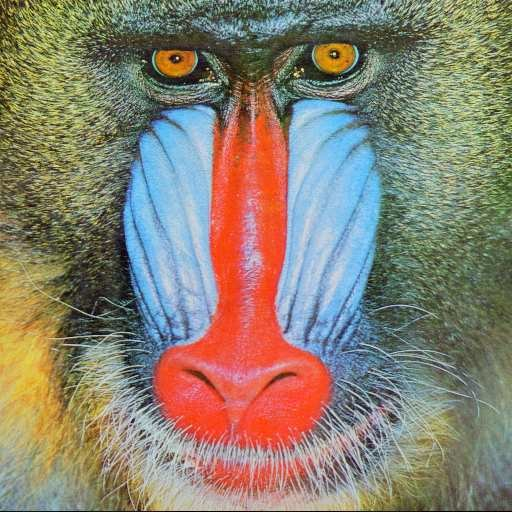
#> input picture algorithms/ADY_YDA_Iterative_Blind_Image_Deconvolution/source/baboon.jpg, 512 x 512 px
$ python -i noise_psd_analysis.py   (imports and definitions only)
#> lines starting #> are read from the running program, lines starting #| are printed output that depends on the picture; after the words box and inside, x2 and y2 are one past the last pixel; in counts of white or black regions, pixels touching at a corner belong together
"""
noise_psd_analysis.py

PSD-based noise analysis, spectral filtering, and correlation detection.

Provides tools for:
    1. Noise PSD estimation from a single image via patch-based
       spectral analysis on the smoothest patches.
    2. Periodic noise detection (spectral peaks) — the one thing
       that reliably works on 2D images.
    3. Noise correlation detection via lag-1 autocorrelation of
       noise residuals (NOT from spectral slope — β is unreliable
       on natural images due to signal contamination).
    4. Spectral filters: notch, band-stop, prewhitening.

IMPORTANT: The spectral slope β (P ∝ f^{-β}) estimated from image
patches is UNRELIABLE for 2D images.  Even the smoothest patches
retain residual signal content with ∼1/f² spectrum, biasing β upward.
β is included in the output for informational purposes only.
Automatic decisions are based on lag-1 autocorrelation instead.

Typical usage inside GBBID pipeline:
    from noise_psd_analysis import analyze_noise_psd, notch_filter

    info = analyze_noise_psd(noisy_image)
    if info['periodic_peaks']:
        cleaned = notch_filter(noisy_image, info['periodic_peaks'])

Dependencies: numpy, scipy (only).
"""

import numpy as np
from numpy.fft import fft2, ifft2, fftshift, ifftshift
from scipy.ndimage import median_filter as _median_filter_nd

__all__ = [
    'analyze_noise_psd',
    'estimate_noise_psd',
    'classify_noise',
    'prewhiten',
    'notch_filter',
    'bandstop_filter',
]


def _radial_profile(psd_2d):


    H, W = psd_2d.shape
    cy, cx = H // 2, W // 2
    Y, X = np.ogrid[:H, :W]
    R = np.sqrt((X - cx) ** 2 + (Y - cy) ** 2).astype(int)
    max_r = min(cy, cx)
    radii = np.arange(0, max_r)
    profile = np.zeros(max_r, dtype=np.float64)
    for r in radii:
        mask = R == r
        if mask.any():
            profile[r] = psd_2d[mask].mean()
    return radii, profile


def _extract_smooth_patches(image, pch_size=32, stride=None, n_patches=100):


    H, W = image.shape
    if stride is None:
        stride = max(1, pch_size // 2)

    candidates = []
    for y0 in range(0, H - pch_size + 1, stride):
        for x0 in range(0, W - pch_size + 1, stride):
            p = image[y0:y0 + pch_size, x0:x0 + pch_size]

            dx = np.diff(p, axis=1)
            dy = np.diff(p, axis=0)
            energy = float(np.var(dx) + np.var(dy))
            candidates.append((energy, p))

    candidates.sort(key=lambda t: t[0])
    return [c[1] for c in candidates[:n_patches]]


def _detrend_patch(patch):


    h, w = patch.shape
    yy, xx = np.mgrid[0:h, 0:w]
    A = np.column_stack([xx.ravel().astype(np.float64),
                         yy.ravel().astype(np.float64),
                         np.ones(h * w, dtype=np.float64)])
    coef = np.linalg.lstsq(A, patch.ravel(), rcond=None)[0]
    trend = (A @ coef).reshape(h, w)
    return patch - trend


def _detect_periodic_peaks_2d(psd_2d, threshold_factor=8.0, min_radius=5,
                              max_peaks=20):


    H, W = psd_2d.shape
    cy, cx = H // 2, W // 2


    Y, X = np.ogrid[:H, :W]
    R = np.sqrt((X - cx) ** 2 + (Y - cy) ** 2)
    R_int = R.astype(int)
    max_r = min(cy, cx)


    radial_avg = np.zeros(max_r + 1, dtype=np.float64)
    radial_cnt = np.zeros(max_r + 1, dtype=np.float64)
    for r in range(max_r + 1):
        mask_r = R_int == r
        if mask_r.any():
            radial_avg[r] = np.median(psd_2d[mask_r])
            radial_cnt[r] = mask_r.sum()


    baseline = np.ones_like(psd_2d) * np.median(psd_2d)
    for r in range(max_r + 1):
        mask_r = R_int == r
        baseline[mask_r] = max(radial_avg[r], 1e-30)

    ratio_map = psd_2d / baseline


    border = 2
    peak_mask = (
        (ratio_map > threshold_factor) &
        (R > min_radius) &
        (R < min(cy, cx) * 0.95)
    )
    peak_mask[:border, :] = False
    peak_mask[-border:, :] = False
    peak_mask[:, :border] = False
    peak_mask[:, -border:] = False


    peaks = []
    coords = np.argwhere(peak_mask)
    if len(coords) == 0:
        return peaks


    powers = psd_2d[peak_mask]
    order = np.argsort(-powers)
    coords_sorted = coords[order]
    used = np.zeros(len(coords_sorted), dtype=bool)

    for i in range(len(coords_sorted)):
        if used[i]:
            continue
        v, u = coords_sorted[i]
        r = float(np.sqrt((u - cx) ** 2 + (v - cy) ** 2))
        peaks.append({
            'u': int(u),
            'v': int(v),
            'radius': r,
            'power': float(psd_2d[v, u]),
            'ratio': float(ratio_map[v, u]),
        })

        for j in range(i + 1, len(coords_sorted)):
            vj, uj = coords_sorted[j]
            if abs(vj - v) <= 5 and abs(uj - u) <= 5:
                used[j] = True

    return peaks[:max_peaks]


def estimate_noise_psd(image, pch_size=32, n_smooth=100):


    img = np.asarray(image, dtype=np.float64)
    if img.max() > 1.0:
        img = img / 255.0

    H, W = img.shape[:2]
    if img.ndim == 3:
        img = 0.2989 * img[:, :, 0] + 0.587 * img[:, :, 1] + 0.114 * img[:, :, 2]


    patches = _extract_smooth_patches(img, pch_size=pch_size, n_patches=n_smooth)
    if len(patches) < 5:

        F = fftshift(fft2(img))
        psd_full = np.abs(F) ** 2 / (H * W)
        radii, profile = _radial_profile(psd_full)
        max_r = min(H // 2, W // 2)
        return psd_full, radii / max_r, profile, psd_full


    window = np.outer(np.hanning(pch_size), np.hanning(pch_size))
    window_energy = np.sum(window ** 2)
    psd_avg = np.zeros((pch_size, pch_size), dtype=np.float64)
    for p in patches:
        p_dt = _detrend_patch(p) * window
        F = fftshift(fft2(p_dt))
        psd_avg += np.abs(F) ** 2
    psd_avg /= len(patches)
    psd_avg /= window_energy


    radii, radial_psd = _radial_profile(psd_avg)
    max_r_patch = pch_size // 2
    norm_freq = radii / max(max_r_patch, 1)


    cy, cx = H // 2, W // 2
    max_r_full = min(cy, cx)
    Y, X = np.ogrid[:H, :W]
    R_full = np.sqrt((X - cx) ** 2 + (Y - cy) ** 2)


    scale = max_r_patch / max(max_r_full, 1)
    R_patch = R_full * scale
    R_patch = np.clip(R_patch, 0, len(radial_psd) - 1)
    r_floor = np.floor(R_patch).astype(int)
    r_ceil = np.minimum(r_floor + 1, len(radial_psd) - 1)
    frac = R_patch - r_floor
    psd_2d_full = radial_psd[r_floor] * (1 - frac) + radial_psd[r_ceil] * frac

    return psd_2d_full, norm_freq, radial_psd, psd_avg


def _lag1_autocorrelation(image, pch_size=32, n_patches=100):


    img = np.asarray(image, dtype=np.float64)
    if img.max() > 1.0:
        img = img / 255.0
    if img.ndim == 3:
        img = 0.2989 * img[:, :, 0] + 0.587 * img[:, :, 1] + 0.114 * img[:, :, 2]

    patches = _extract_smooth_patches(img, pch_size=pch_size,
                                      n_patches=n_patches)
    if len(patches) < 5:
        return 0.0, 0.0, False

    lag1_h_list = []
    lag1_v_list = []
    for p in patches:
        p_dt = _detrend_patch(p)
        var = np.var(p_dt)
        if var < 1e-15:
            continue

        h = np.mean(p_dt[:, :-1] * p_dt[:, 1:]) / var

        v = np.mean(p_dt[:-1, :] * p_dt[1:, :]) / var
        lag1_h_list.append(h)
        lag1_v_list.append(v)

    if not lag1_h_list:
        return 0.0, 0.0, False

    lag1_h = float(np.median(lag1_h_list))
    lag1_v = float(np.median(lag1_v_list))


    expected_std = 1.0 / pch_size
    threshold = 3.0 * expected_std
    is_correlated = (lag1_h > threshold) or (lag1_v > threshold)

    return lag1_h, lag1_v, is_correlated


def classify_noise(radial_freq, radial_psd, psd_2d_full=None,
                   peak_threshold=100.0, image=None):


    valid = (radial_freq > 0.35) & (radial_freq < 0.9)
    if valid.sum() < 3:
        beta = 0.0
    else:
        f = radial_freq[valid]
        p = np.maximum(radial_psd[valid], 1e-30)
        A = np.vstack([np.log(f), np.ones_like(f)]).T
        coeff = np.linalg.lstsq(A, np.log(p), rcond=None)[0]
        beta = float(-coeff[0])

    noise_floor = float(np.median(radial_psd[valid])) if valid.sum() >= 3\
        else float(np.median(radial_psd))


    peaks = []
    if psd_2d_full is not None:
        peaks = _detect_periodic_peaks_2d(psd_2d_full,
                                          threshold_factor=peak_threshold)
    has_periodic = len(peaks) > 0


    lag1_h, lag1_v, is_corr = 0.0, 0.0, False
    if image is not None:
        lag1_h, lag1_v, is_corr = _lag1_autocorrelation(image)


    if has_periodic:
        noise_class = 'periodic'
    elif is_corr:
        noise_class = 'correlated'
    else:
        noise_class = 'white'

    return {
        'noise_class': noise_class,
        'beta': beta,
        'is_correlated': is_corr,
        'has_periodic': has_periodic,
        'periodic_peaks': peaks,
        'noise_floor': noise_floor,
        'lag1_h': lag1_h,
        'lag1_v': lag1_v,
    }


def analyze_noise_psd(image, pch_size=32, n_smooth=100,
                      peak_threshold=100.0):


    img = np.asarray(image, dtype=np.float64)
    if img.max() > 1.0:
        img = img / 255.0
    if img.ndim == 3:
        img = 0.2989 * img[:, :, 0] + 0.587 * img[:, :, 1] + 0.114 * img[:, :, 2]

    psd_2d, radial_freq, radial_psd, psd_patches = estimate_noise_psd(
        img, pch_size=pch_size, n_smooth=n_smooth)


    F = fftshift(fft2(img))
    psd_full_2d = np.abs(F) ** 2 / (img.shape[0] * img.shape[1])

    classification = classify_noise(
        radial_freq, radial_psd,
        psd_2d_full=psd_full_2d,
        peak_threshold=peak_threshold,
        image=img)

    return {
        'psd_2d': psd_2d,
        'psd_2d_patches': psd_patches,
        'radial_freq': radial_freq,
        'radial_psd': radial_psd,
        **classification,
    }


def notch_filter(image, peaks, notch_radius=3, rolloff=2):


    img = np.asarray(image, dtype=np.float64)
    was_255 = img.max() > 1.0
    if was_255:
        img = img / 255.0

    if img.ndim == 3:
        out = np.zeros_like(img)
        for ch in range(img.shape[2]):
            out[:, :, ch] = notch_filter(img[:, :, ch], peaks,
                                         notch_radius, rolloff)
        return out * 255.0 if was_255 else out

    H, W = img.shape
    cy, cx = H // 2, W // 2
    Y, X = np.mgrid[:H, :W]


    mask = np.ones((H, W), dtype=np.float64)
    for pk in peaks:
        if 'u' in pk and 'v' in pk:

            u0, v0 = pk['u'], pk['v']
            for (pu, pv) in [(u0, v0), (2 * cx - u0, 2 * cy - v0)]:
                D = np.sqrt((X - pu) ** 2 + (Y - pv) ** 2)
                D = np.maximum(D, 1e-10)
                notch = 1.0 - 1.0 / (1.0 + (D / max(notch_radius, 1)) ** (2 * rolloff))
                mask *= notch
        else:

            r0 = pk['radius']
            R = np.sqrt((X - cx) ** 2 + (Y - cy) ** 2)
            D = np.abs(R - r0)
            D = np.maximum(D, 1e-10)
            notch = 1.0 - 1.0 / (1.0 + (D / max(notch_radius, 1)) ** (2 * rolloff))
            mask *= notch
    F = fftshift(fft2(img))
    F_filtered = F * mask
    filtered = np.real(ifft2(ifftshift(F_filtered)))

    return filtered * 255.0 if was_255 else filtered


# [78 lines left out: functions bandstop_filter, prewhiten, not called in this run]


def noise_preprocess(image, pch_size=32, n_smooth=100,
                     peak_threshold=100.0,
                     notch_radius=3):


    img = np.asarray(image, dtype=np.float64)
    was_255 = img.max() > 1.0


    if was_255:
        work = img / 255.0
    else:
        work = img.copy()


    if work.ndim == 3:
        gray = 0.2989 * work[:, :, 0] + 0.587 * work[:, :, 1] + 0.114 * work[:, :, 2]
    else:
        gray = work

    psd_info = analyze_noise_psd(gray, pch_size=pch_size,
                                 n_smooth=n_smooth,
                                 peak_threshold=peak_threshold)

    applied = []
    processed = work.copy()


    if psd_info['has_periodic']:
        processed = notch_filter(processed, psd_info['periodic_peaks'],
                                 notch_radius=notch_radius)
        applied.append('notch')

    if was_255:
        processed = processed * 255.0

    return {
        'image': processed,
        'psd_info': psd_info,
        'applied': applied,
    }

>>> import cv2
>>> picture = cv2.imread('../../../../../../../../algorithms/ADY_YDA_Iterative_Blind_Image_Deconvolution/source/baboon.jpg', cv2.IMREAD_GRAYSCALE)
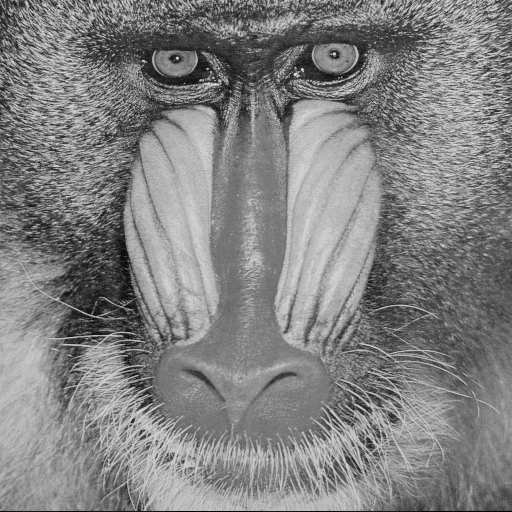
#> picture: shape (512, 512); min 0, max 251, mean 129.6
>>> result = noise_preprocess(picture)
#> in noise_preprocess, `was_255 = img.max() > 1.0`: was_255 = True
#> after the loop in _extract_smooth_patches, `for y0 in range(0, H - pch_size + 1, stride):`:
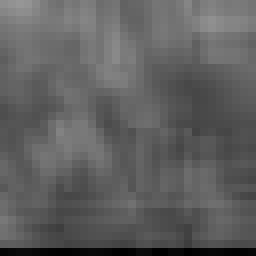
#> p: shape (32, 32) float64 (shown 8 times larger); min 0, max 0.588, mean 0.373
#> after the loop in _extract_smooth_patches, `for y0 in range(0, H - pch_size + 1, stride):`: candidates = 961 items
#> in estimate_noise_psd, `patches = _extract_smooth_patches(img, pch_size=pch_size, n_patches=n_..`: patches = 100 items
#> the loop in estimate_noise_psd, `for p in patches:` made 100 passes
#> coef in _detrend_patch on passes 1 to 8: [0.00142, -0.000567, 0.703], [0.00157, 0.00088, 0.68], [0.000273, -0.000308, 0.711], [-0.00228, 0.000569, 0.755], [-0.00154, -0.000346, 0.758], [-0.000224, 0.000263, 0.717], [-0.000725, 7.38e-05, 0.751], [-0.000709, 0.000735, 0.735]
#> after the loop in _radial_profile, `for r in radii:`: profile = [0.0709, 0.0532, 0.021, 0.00784, 0.00336, 0.00221, 0.00168, 0.00118, 0.000767, 0.000492, 0.000291, 0.00018, 0.000114, 8.38e-05, 6.66e-05, 5.55e-05]
#> in estimate_noise_psd, `radii, radial_psd = _radial_profile(psd_avg)`: radii = [0, 1, 2, 3, 4, 5, 6, 7, 8, 9, 10, 11, 12, 13, 14, 15]; radial_psd has the same summary as profile in _radial_profile
#> in estimate_noise_psd, `norm_freq = radii / max(max_r_patch, 1)`: norm_freq = [0, 0.0625, 0.125, 0.188, 0.25, 0.312, 0.375, 0.438, 0.5, 0.562, 0.625, 0.688, 0.75, 0.812, 0.875, 0.938]
#> in estimate_noise_psd, `r_ceil = np.minimum(r_floor + 1, len(radial_psd) - 1)`:
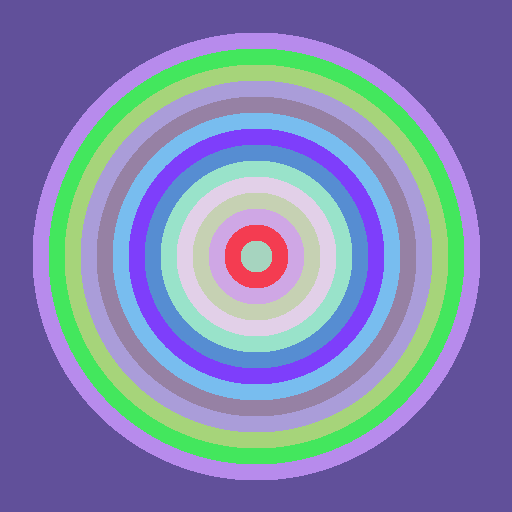
#> r_ceil: shape (512, 512) int64; 15 distinct labels, from 1 to 15; one colour per label, 0 black
#> in estimate_noise_psd, `frac = R_patch - r_floor`:
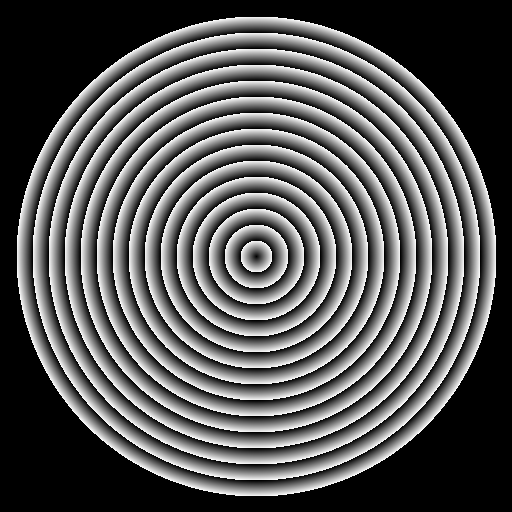
#> frac: shape (512, 512) float64; min 0, max 1, mean 0.351
#> in analyze_noise_psd, `psd_2d, radial_freq, radial_psd, psd_patches = estimate_noise_psd( img..`: radial_freq has the same summary as norm_freq in estimate_noise_psd; radial_psd has the same summary as profile in _radial_profile
#> in classify_noise, `valid = (radial_freq > 0.35) & (radial_freq < 0.9)`: valid = [False, False, False, False, False, False, True, True, True, True, True, True, True, True, True, False]
#> in classify_noise, `f = radial_freq[valid]`: f = [0.375, 0.438, 0.5, 0.562, 0.625, 0.688, 0.75, 0.812, 0.875]
#> in classify_noise, `p = np.maximum(radial_psd[valid], 1e-30)`: p = [0.00168, 0.00118, 0.000767, 0.000492, 0.000291, 0.00018, 0.000114, 8.38e-05, 6.66e-05]
#> in classify_noise, `A = np.vstack([np.log(f), np.ones_like(f)]).T`: A = [[-0.981, 1], [-0.827, 1], [-0.693, 1], [-0.575, 1], [-0.47, 1], [-0.375, 1], [-0.288, 1], [-0.208, 1], [-0.134, 1]]
#> in classify_noise, `coeff = np.linalg.lstsq(A, np.log(p), rcond=None)[0]`: coeff = [-4.06, -10.14]
#> in classify_noise, `beta = float(-coeff[0])`: beta = 4.06
#> in classify_noise, `noise_floor = float(np.median(radial_psd[valid])) if valid.sum() >= 3\..`: noise_floor = 0.000291
#> after the loop in _detect_periodic_peaks_2d, `for r in range(max_r + 1):`: radial_avg = 257 values, max 67712.7 at index 0, min 0.00101 at index 256, mean 264; radial_cnt = 257 values, max 1624 at index 255, min 1 at index 0, mean 806.9
#> in _detect_periodic_peaks_2d, `peak_mask = ( (ratio_map > threshold_factor) & (R > min_radius) & (R <..`:
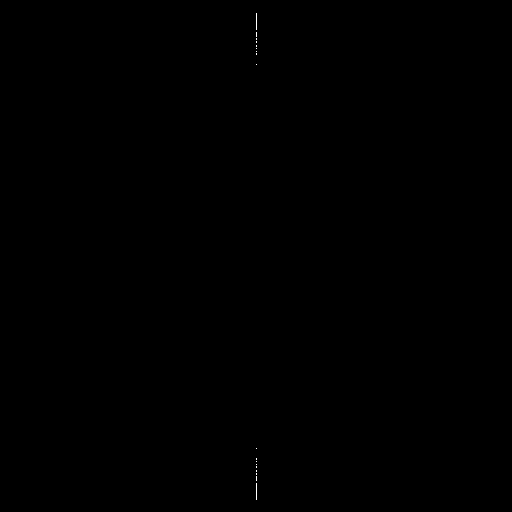
#> peak_mask: shape (512, 512) bool; 0.03% white in thin lines or dots, all inside (x1, y1, x2, y2) = (256, 13, 257, 500)
#> in _detect_periodic_peaks_2d, `coords = np.argwhere(peak_mask)`: coords = 66 pairs, first value 13 to 499, second value 256 to 256
#> in _detect_periodic_peaks_2d, `powers = psd_2d[peak_mask]`: powers = 66 values, max 0.483 at index 23, min 0.159 at index 65, mean 0.279
#> in _detect_periodic_peaks_2d, `order = np.argsort(-powers)`: order = 66 values, max 65 at index 65, min 0 at index 64, mean 32.5
#> in _detect_periodic_peaks_2d, `coords_sorted = coords[order]`: coords_sorted has the same summary as coords
#> the loop in _detect_periodic_peaks_2d, `for i in range(len(coords_sorted)):` made 66 passes
#> (v, r) on passes 1 to 8: (39, 217), (473, 217), (489, 233), (23, 233), (64, 192), (448, 192), (464, 208), (48, 208)
#> after the loop in _detect_periodic_peaks_2d, `for i in range(len(coords_sorted)):`: peaks = 14 items
#> in classify_noise, `has_periodic = len(peaks) > 0`: has_periodic = True
#> in _lag1_autocorrelation, `patches = _extract_smooth_patches(img, pch_size=pch_size, n_patches=n_..`: patches = 100 items
#> the loop in _lag1_autocorrelation, `for p in patches:` made 100 passes
#> (coef in _detrend_patch, var, v) on passes 1 to 8: ([0.00142, -0.000567, 0.703], 0.000585, 0.809), ([0.00157, 0.00088, 0.68], 0.000572, 0.827), ([0.000273, -0.000308, 0.711], 0.000734, 0.822), ([-0.00228, 0.000569, 0.755], 0.000753, 0.832), ([-0.00154, -0.000346, 0.758], 0.000625, 0.842), ([-0.000224, 0.000263, 0.717], 0.000668, 0.828), ([-0.000725, 7.38e-05, 0.751], 0.00141, 0.936), ([-0.000709, 0.000735, 0.735], 0.00109, 0.896)
#> after the loop in _lag1_autocorrelation, `for p in patches:`:
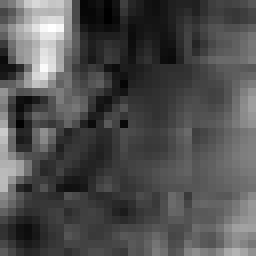
#> p_dt: shape (32, 32) float64 (shown 8 times larger); min -0.107, max 0.236, mean 3.4e-15; drawn with min black and max white
#> after the loop in _lag1_autocorrelation, `for p in patches:`: lag1_h_list = 100 values, max 0.941 at index 70, min 0.611 at index 95, mean 0.801; lag1_v_list = 100 values, max 0.944 at index 82, min 0.477 at index 60, mean 0.822
#> in _lag1_autocorrelation, `lag1_h = float(np.median(lag1_h_list))`: lag1_h = 0.804
#> in _lag1_autocorrelation, `lag1_v = float(np.median(lag1_v_list))`: lag1_v = 0.844
#> in _lag1_autocorrelation, `is_correlated = (lag1_h > threshold) or (lag1_v > threshold)`: is_correlated = True
#> in classify_noise, `lag1_h, lag1_v, is_corr = _lag1_autocorrelation(image)`: lag1_h = 0.804; lag1_v = 0.844; is_corr = True
#> in analyze_noise_psd, `classification = classify_noise( radial_freq, radial_psd, psd_2d_full=..`: classification = 8 items
#> in noise_preprocess, `psd_info = analyze_noise_psd(gray, pch_size=pch_size, n_smooth=n_smoot..`: psd_info = 12 items
#> in notch_filter, `was_255 = img.max() > 1.0`: was_255 = False
#> the loop in notch_filter, `for pk in peaks:` made 14 passes
#> v0 on passes 1 to 8: 39, 473, 489, 23, 64, 448, 464, 48
#> after the loop in notch_filter, `for pk in peaks:`:
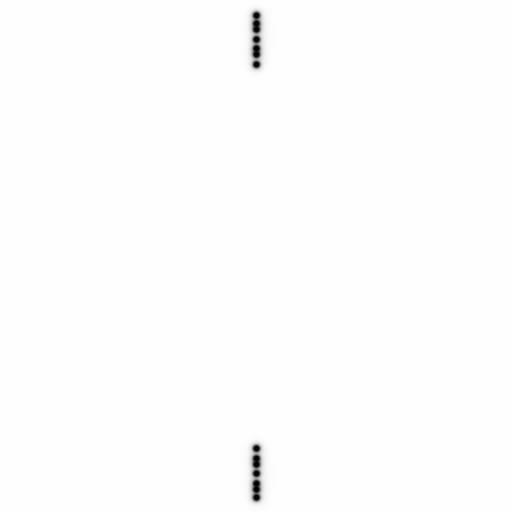
#> mask: shape (512, 512) float64; min 0, max 1, mean 0.997
#> result = 3 items
